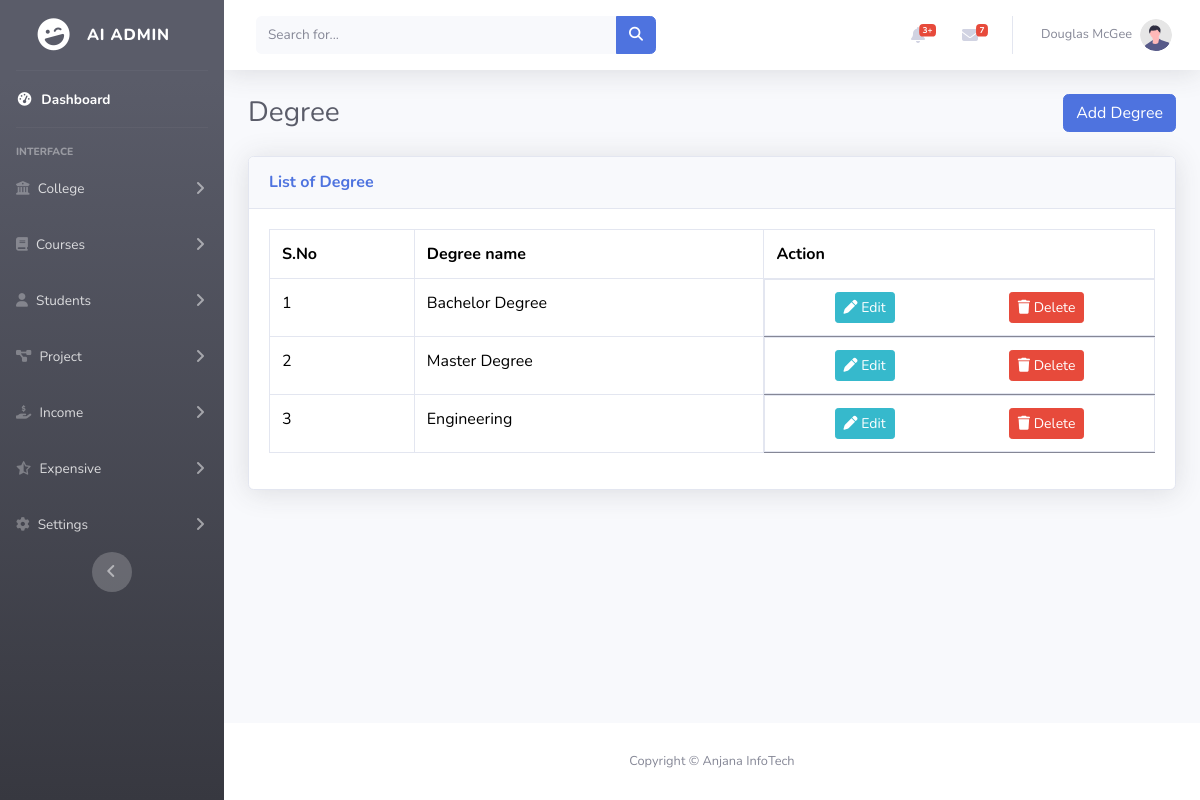
/degree.php, run on the app's committed database.
### tables this page shows
CREATE TABLE `adddegree` (
  `id` int(11) NOT NULL,
  `degreename` varchar(100) NOT NULL
);

### degree.php (the view, shortened to what this page needs)
<!DOCTYPE html>
<html lang="en">
<head>
    <link href="vendor/fontawesome-free/css/all.min.css" rel="stylesheet" type="text/css">
    <link rel="stylesheet" href="https://cdnjs.cloudflare.com/ajax/libs/font-awesome/6.6.0/css/all.min.css" />
    <link href="https://cdn.jsdelivr.net/npm/bootstrap@5.3.3/dist/css/bootstrap.min.css" rel="stylesheet">
    <link href="css/sb-admin-2.min.css" rel="stylesheet">
</head>
<body id="page-top">
    <div id="wrapper">
        <?php
        include('./nav.php');
        ?>
        <div id="content-wrapper" class="d-flex flex-column">
            <div id="content">
                <?php
                include('./topbar.php');
                ?>
                <div class="container-fluid">
                    <div class="d-sm-flex align-items-center justify-content-between mb-4">
                        <h1 class="h3 mb-0 text-gray-800">Degree</h1>
                        <div class="text-end">
                            <button class="btn btn-primary" type="button">
                                <a href="addDegree.php" style="text-decoration: none;color:white;">Add Degree</a>
                            </button>
                        </div>
                    </div>
                    <?php
                    include('./db.php');
                    $se = "SELECT * FROM adddegree";
                    $ex = mysqli_query($db, $se);
                    ?>
                    <div class="card shadow mb-4">
                        <div class="card-header py-3">
                            <h6 class="m-0 font-weight-bold text-primary">List of Degree</h6>
                        </div>
                        <div class="card-body">
                            <div class="table-responsive">
                                <table class='table table-bordered' id='dataTable' width='100%' cellspacing='0'>
                                    <tr>
                                        <th>S.No</th>
                                        <th>Degree name</th>
                                        <th>Action</th>
                                    </tr>
                                    <?php
                                    while ($row = mysqli_fetch_assoc($ex)) { ?>
                                        <tr id='tr'>
                                            <td id='degree_id'><?php echo $row['id'] ?></td>
                                            <td id='degree-name'><?php echo $row['degreename'] ?></td>
                                            <td class="d-flex justify-content-around ">
                                                <a href="editdegree.php?id=<?php echo $row['id']; ?>" class="btn btn-info btn-sm"><i class="fa-solid fa-pen" style="color: #ffffff;"></i> Edit</a>
                                                <form action="editdegree.php" method="POST">
                                                    <a href="editdegree.php?id=<?php echo $row['id']; ?>" class="btn btn-danger btn-sm" name="delete"><i class="fa-solid fa-trash" style="color: #ffffff;"></i> Delete</a>
                                                </form>
                                            </td>
                                        </tr>
                                    <?php } ?>
                                </table>
                            </div>
                        </div>
                    </div>
                </div>
            </div>
            <footer class="sticky-footer bg-white">
                <div class="container my-auto">
                    <div class="copyright text-center my-auto">
                        <span>Copyright &copy; Anjana InfoTech</span>
                    </div>
                </div>
            </footer>
        </div>
    </div>
</body>
</html>

### data on the page
adddegree: id "1", degreename "Bachelor Degree"
adddegree: id "2", degreename "Master Degree"
adddegree: id "3", degreename "Engineering"
